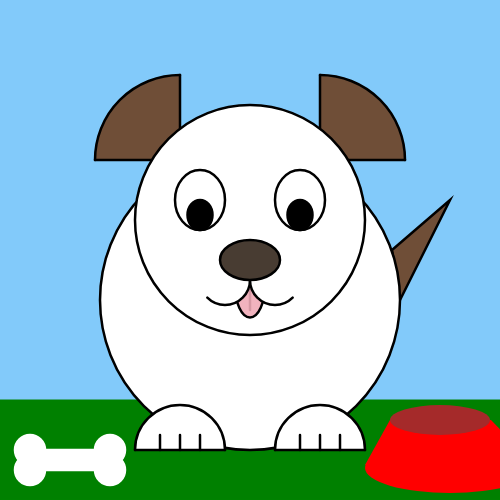
Frame 1 (no input)
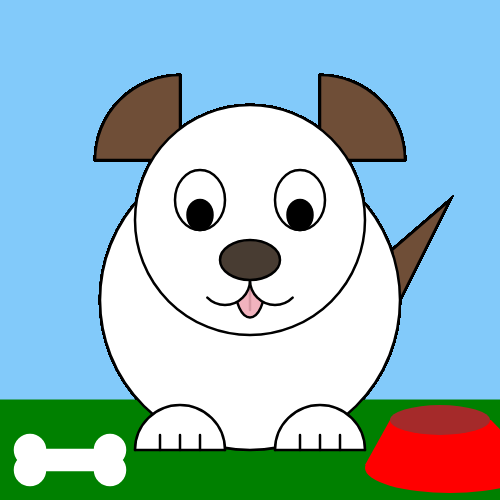
Frame 60 (no input)
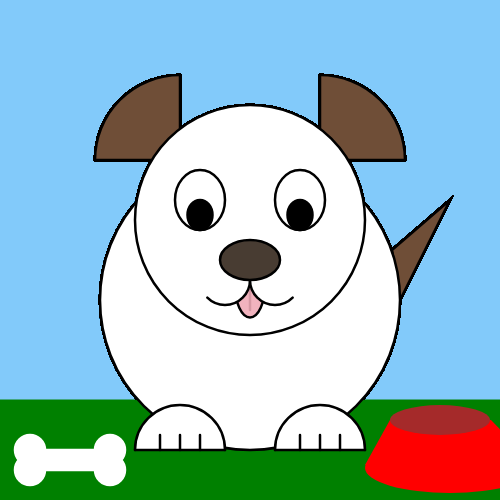
Frame 120 (the mouse pressed at the canvas centre since frame 60)

The p5.js sketch that drew these frames (run headless with seeded random() and noise() and a simulated clock; from frame 60 on, the mouse is pressed at the canvas centre):

// p5.js sketch
// ── sketch.js
var eyeW=50;
var eyeH=60;
var noseW=60;
var noseH=40;
var earsize=170;
var tongue='#F1B3BE';

function setup() {
  // put setup code here
  createCanvas(500,500);
  background('#82CAFA');
}

function draw() {
  // put drawing code here

  fill('green');
  stroke('green')
  rect(0,400,500,100);
  strokeWeight(2.5);
  stroke('black');
//ears
  fill('#6F4E37');
  arc(180,160,earsize,earsize,PI,0-HALF_PI);
  line(180-(earsize/2),160,180,160);
  line(180,160-(earsize/2),180,160);
  arc(320,160,earsize,earsize,HALF_PI+PI,0);
  line(320+(earsize/2),160,320,160);
  line(320,160-(earsize/2),320,160);
//tail
  triangle(400,300,392,250,450,200);
  fill ('white');
//body
ellipse(250,300,300,300);
//head
ellipse(250,220,230,230);
//feet
arc(180,450,90,90,PI,0);
arc(320,450,90,90,PI,0);
line(135,450,225,450);
line(320-45,450,320+45,450);
line(200,450,200,435);
line(180,450,180,435);
line(160,450,160,435);
line(320,450,320,435);
line(300,450,300,435);
line(340,450,340,435);

//eyes
fill('white');
ellipse(200,200,eyeW,eyeH);
ellipse(300,200,eyeW,eyeH);
fill('black')
ellipse(200,215,eyeW/2,eyeH/2);
ellipse(300,215,eyeW/2,eyeH/2);
//bone
fill('white');
stroke('white');
rect(30,450,70,20);
circle(30,450,30);
circle(30,470,30);
circle(110,450,30);
circle(110,470,30);
stroke('black')
//tongue
fill(tongue);
arc(250,285,30,65,0,PI);
stroke('#d598a3');
line(250,290,250,310);
//mouth
stroke('black')
fill('white');
arc(250-25,260+(noseH/2),50,50,0,PI-QUARTER_PI);
arc(250+25,260+(noseH/2),50,50,0+QUARTER_PI,PI+QUARTER_PI);
//nose
fill('#483C32')
ellipse(250,260,noseW,noseH);
//bowl
strokeWeight(0);
fill('red');
ellipse(450,468,170,50);
quad(450-85,465,450+85,465,491,420,390,420);
fill('brown');
ellipse(440,420,100,30);

}//end of draw
